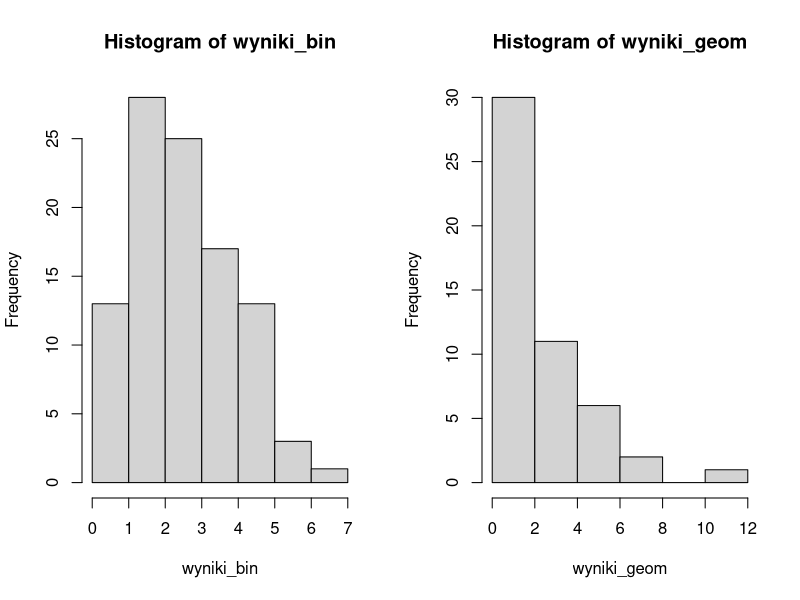

Reproduce this figure in R.
par(mfrow = c(1, 2))

# i)
n_prob <- 10
p_bin <- 0.3
liczba_realizacji <- 100

wyniki_bin <- numeric(liczba_realizacji)

for (i in 1:liczba_realizacji) {
  u <- runif(n_prob)
  
  liczba_sukcesow <- length(which(u < p_bin))
  
  wyniki_bin[i] <- liczba_sukcesow
}

mean(wyniki_bin)
hist(wyniki_bin)

# ii) 
p_geom <- 0.4
liczba_realizacji_geom <- 50

wyniki_geom <- numeric(liczba_realizacji_geom)

for (i in 1:liczba_realizacji_geom) {
  
  liczba_prob <- 1
  sukces <- FALSE
  
  while (!sukces) {
    u <- runif(1)
    
    if (u < p_geom) {
      sukces <- TRUE
    } else { 
      liczba_prob <- liczba_prob + 1
    }
  }
  
  wyniki_geom[i] <- liczba_prob
}

mean(wyniki_geom)
hist(wyniki_geom)

par(mfrow = c(1, 1))